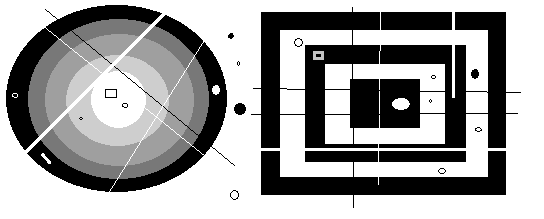
#> input picture CV02/circles_rects_noise2.png, 544 x 219 px
$ python morph3.py
#> lines starting #> are read from the running program, lines starting #| are printed output that depends on the picture; after the words box and inside, x2 and y2 are one past the last pixel; in counts of white or black regions, pixels touching at a corner belong together
"""
다양한 모폴러지 연산을 한개의 함수로 지정할 수 있는 morphologyEx() 함수
    img1 = cv.morphologyEx(img, cv.MORPH_ERODE, np.ones((3, 3)))
    img2 = cv.morphologyEx(img, cv.MORPH_DILATE, np.ones((3, 3)))
    img3 = cv.morphologyEx(img, cv.MORPH_OPEN, np.ones((3, 3)))
    img4 = cv.morphologyEx(img, cv.MORPH_CLOSE, np.ones((3, 3)))

관찰 결과
OPEN
    foreground object 안에 있는 검은 배경을 유지.
    background에 있는 잡음성 foreground는 제거하는 경향을 보인다.

CLOSE
    foreground object 안에 있는 검은 잡음을 제거.
    background에 있는 foreground object는 유지하는 경향을 보인다.

"""
import cv2 as cv
import numpy as np

# 아래 그레이 영상 혹은 칼라 영상 중의 하나를 선택하여 사용하시오.
#img = cv.imread('circles_rects.png', cv.IMREAD_GRAYSCALE)
img = cv.imread('circles_rects_noise2.png', cv.IMREAD_GRAYSCALE)
#> img is the input picture: shape (219, 544); min 0, max 255, mean 161.7
#img = cv.imread('circles_rects_2.png', cv.IMREAD_GRAYSCALE)
cv.imshow("original", img)
print(f"shape={img.shape}, dtype={img.dtype}")
#| shape=(219, 544), dtype=uint8

# 필요시 이진화 시켜 활용
ret, img = cv.threshold(img, 0, 255, cv.THRESH_BINARY_INV+cv.THRESH_OTSU)
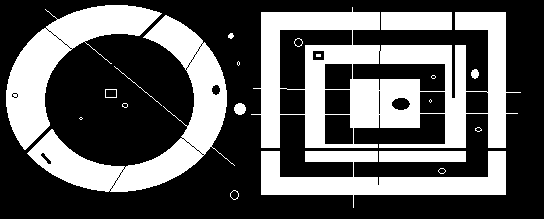
#> img: shape (219, 544); 36.2% white; 21 white regions (8 under 20 px), largest, box (x1, y1, x2, y2) and area: (251, 7, 521, 148) 17634, (27, 15, 235, 192) 9489, (6, 5, 162, 150) 7127
#> ret = 120
cv.imshow('input for morphology operation', img)
print(f"shape={img.shape}, dtype={img.dtype}")
#| shape=(219, 544), dtype=uint8
key=cv.waitKey()
#> (key Esc is pressed here)

# 기본 함수에 대한 실험
img1 = cv.morphologyEx(img, cv.MORPH_ERODE, np.ones((3, 3)))
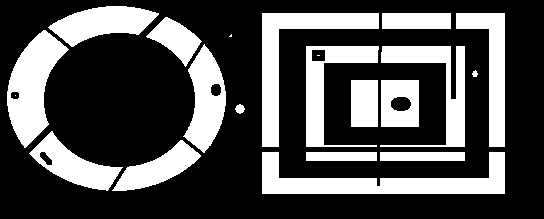
#> img1: shape (219, 544); 30.9% white; 21 white regions (3 under 20 px), largest, box (x1, y1, x2, y2) and area: (262, 152, 505, 194) 4722, (262, 13, 379, 147) 3878, (7, 30, 69, 148) 3764
cv.imshow('cv.MORPH_ERODE', img1)

img2 = cv.morphologyEx(img, cv.MORPH_DILATE, np.ones((3, 3)))
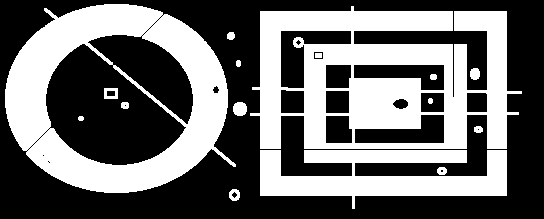
#> img2: shape (219, 544); 41.9% white; 16 white regions, largest, box (x1, y1, x2, y2) and area: (250, 6, 522, 149) 22009, (5, 4, 236, 193) 18894, (260, 150, 507, 209) 8203
cv.imshow('cv.MORPH_DILATE', img2)
cv.waitKey()

# 변형 함수에 대한 실험
img1 = cv.morphologyEx(img, cv.MORPH_OPEN, np.ones((3, 3)))
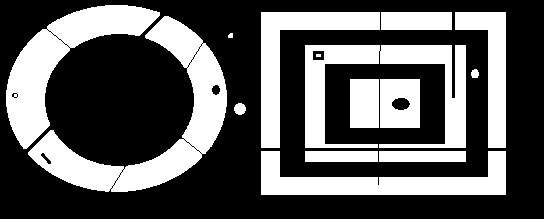
#> img1: shape (219, 544); 35.6% white; 15 white regions (1 under 20 px), largest, box (x1, y1, x2, y2) and area: (28, 16, 227, 192) 9421, (6, 5, 160, 149) 7073, (305, 45, 466, 148) 6702
cv.imshow('cv.MORPH_OPEN', img1)

img1 = cv.morphologyEx(img, cv.MORPH_CLOSE, np.ones((3, 3)))
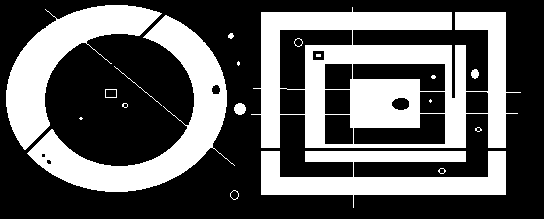
#> img1: shape (219, 544); 36.4% white; 19 white regions (7 under 20 px), largest, box (x1, y1, x2, y2) and area: (251, 7, 521, 148) 19003, (27, 15, 235, 192) 9591, (6, 5, 162, 150) 7173
cv.imshow('cv.MORPH_CLOSE', img1)
cv.waitKey()

$ run again, with CV02/circles_rects_2.png copied over CV02/circles_rects_noise2.png
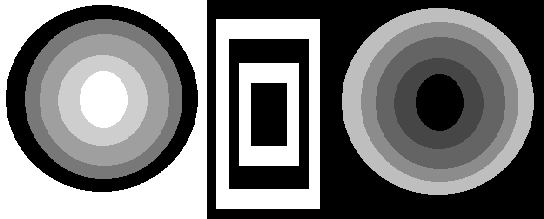
#> input picture CV02/circles_rects_2.png, 544 x 219 px
#> img is the input picture: shape (219, 544); min 0, max 255, mean 118.7
#| shape=(219, 544), dtype=uint8
#> `ret, img = cv.threshold(img, 0, 255, cv.THRESH_BINARY_INV+cv.THRESH_OT..`:
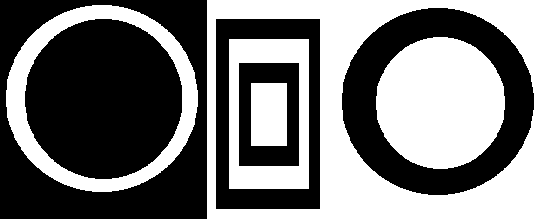
#> img: shape (219, 544); 46.8% white; 5 white regions, box (x1, y1, x2, y2) and area: (207, 0, 544, 219) 25861, (376, 37, 505, 169) 13396, (6, 5, 198, 192) 8435, (229, 39, 309, 189) 5820, (251, 83, 287, 146) 2268
#> ret = 100
#| shape=(219, 544), dtype=uint8
#> img1: shape (219, 544); 43.1% white; 5 white regions, box (x1, y1, x2, y2) and area: (208, 0, 544, 219) 24288, (377, 38, 504, 168) 12878, (7, 6, 197, 191) 7043, (230, 40, 308, 188) 5034, (252, 84, 286, 145) 2074
#> `img2 = cv.morphologyEx(img, cv.MORPH_DILATE, np.ones((3, 3)))`:
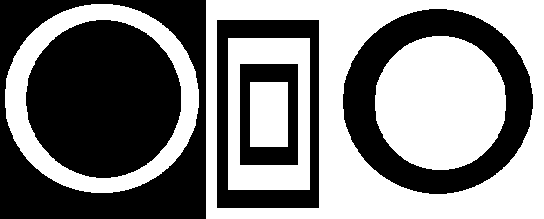
#> img2: shape (219, 544); 50.6% white; 5 black regions, box (x1, y1, x2, y2) and area: (26, 20, 181, 178) 19117, (0, 0, 206, 219) 16170, (343, 9, 533, 194) 13506, (217, 20, 319, 208) 6712, (240, 64, 298, 165) 3388
